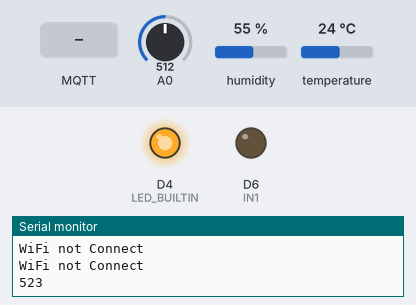
Bench run of a sketch on a simulated ESP8266 (NodeMCU). Shown: output pins drawn as LEDs (lit = HIGH, except the on-board LED, lit = LOW), the last lines printed to the serial monitor. The inputs (shaded band) are chosen by the test bench; at power-on: A0 = 512, humidity 55 %, temperature 24 °C. WiFi joins after 1.5 s; servers stay silent unless stated; no MQTT or app messages arrive unless stated.

Above: at 3.2 s.
3.3 s: MQTT message "1" arrives on the first subscribed topic
At 6.4 s:
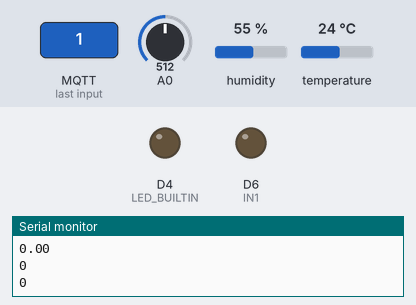
7.0 s: MQTT message "on" arrives on the first subscribed topic
9.6 s: MQTT message "off" arrives on the first subscribed topic
Timing chart, 0 to 12.6 s (numbered marks = the images above; inputs shaded):
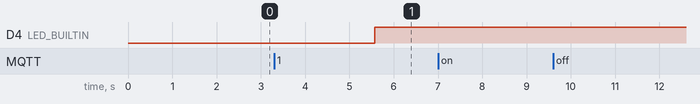

Measured:
- after the input at 3.3 s, D4 (LED_BUILTIN): LOW → HIGH after 2.3 s

The sketch:

zuizhong2.ino
```cpp
#include <ESP8266WiFi.h>
#include <PubSubClient.h>
#include <ArduinoJson.h>
#include <DHT.h>
#include <Servo.h>

#define sensor_Pin   0
#define DHTPIN D2
#define DHTTYPE DHT11
long s=0;  //时间
unsigned long lastMs = 0; //时间

float A0_data = 0;//esp8266 A0口的模拟数据
bool led_state = true;//led灯的状态
bool pow_state = false;

const int IN1 = D6; //定义电机引脚为D6

float h = 0.0;//湿度
float t = 0.0;//温度

DHT dht(DHTPIN,DHTTYPE);


// 连接WIFI和密码
#define WIFI_SSID         "lmxddad"
#define WIFI_PASSWD       "lzwlzw1108"

//设备的三元组信息 在阿里云设备--查看
#define PRODUCT_KEY       "gvo4EX9zxaa"
#define DEVICE_NAME       "humTemp"
#define DEVICE_SECRET     "de33b9483742a983cc66e5a6bf22cd0f"
#define REGION_ID         "cn-shanghai"

//不需要改
#define MQTT_SERVER       PRODUCT_KEY ".iot-as-mqtt." REGION_ID ".aliyuncs.com"
#define MQTT_PORT         1883
#define MQTT_USRNAME      DEVICE_NAME "&" PRODUCT_KEY

//密码和密钥
#define CLIENT_ID     "gvo4EX9zxaa.humTemp|securemode=2,signmethod=hmacsha256,timestamp=1697691849403|"
#define MQTT_PASSWD   "b5eee7fe6091e1aaba0c54fb881e35ae7cc68bb55d6d7dd394495bd447fa10a9"

//ESP8266发送数据格式(cjson格式)
#define ALINK_BODY_FORMAT         "{\"id\":\"ESP8266\",\"version\":\"1.0\",\"method\":\"thing.event.property.post\",\"params\":12%s}"
//ESP8266发送主题 "/sys/a1kCPZ9IyXn/test001/thing/event/property/post";
#define ALINK_TOPIC_PROP_POST     "/sys/" PRODUCT_KEY "/" DEVICE_NAME "/thing/event/property/post"
//ESP8266订阅接收主题 "/sys/a1kCPZ9IyXn/test001/thing/service/property/set";
#define ALINK_TOPIC_PROP_Set     "/sys/" PRODUCT_KEY "/" DEVICE_NAME "/thing/event/property/set"

//创建esp8266 wifi的客户端实例，做客户端连接某路由器
WiFiClient espClient;
//创建esp8266 mqtt的客户端实例，为物联网终端设备，连接阿里云IOT,订阅发布消息，实现物联。
PubSubClient  mqttClient(espClient);


//连接wifi
void wifiInit()
{
    WiFi.mode(WIFI_STA);
    WiFi.begin(WIFI_SSID, WIFI_PASSWD);
    while (WiFi.status() != WL_CONNECTED)
    {
        delay(1000);
        Serial.println("WiFi not Connect");
    }

    mqttClient.setBufferSize(1024); //设置buffer大小
    mqttClient.setKeepAlive(70);    //设置存活时间
    mqttClient.setSocketTimeout(90);    //设置socket超时时间
    mqttClient.setServer(MQTT_SERVER, MQTT_PORT);   //连接MQTT服务器
    mqttClient.setCallback(recvMsg);  // 设置回调函数
}

//mqtt连接
void mqttCheckConnect()
{
    while (!mqttClient.connected())
    {
        mqttClient.connect(CLIENT_ID, MQTT_USRNAME, MQTT_PASSWD);
    }

    if (mqttClient.subscribe(ALINK_TOPIC_PROP_Set)) {
      Serial.println("MQTT主题订阅成功");
    } else {
      Serial.println("MQTT主题订阅失败");
    }
}

void mqttIntervalPost()
{
    A0_data = analogRead(sensor_Pin);   //模拟数据读取（A0脚模拟输入的数据）

    char param[32];
    char jsonBuf[128];
    read_data();
    sprintf(param, "{\"Temp\":%f}",t);
    sprintf(jsonBuf, ALINK_BODY_FORMAT, param);
    Serial.println(jsonBuf);
    sprintf(param, "{\"Hum\":%f}",h);
    //这里\"**"\要选择对应的标识符，否则数据发不过去。
    sprintf(jsonBuf, ALINK_BODY_FORMAT, param);
    Serial.println(jsonBuf);
    boolean e = mqttClient.publish(ALINK_TOPIC_PROP_POST, jsonBuf);

    sprintf(param, "{\"LEDSwitch\":%d}",led_state);
    sprintf(jsonBuf, ALINK_BODY_FORMAT, param);
    Serial.println(jsonBuf);

     sprintf(param, "{\"PowerSwitch\":%d}",pow_state);
    sprintf(jsonBuf, ALINK_BODY_FORMAT, param);
    Serial.println(jsonBuf);


     boolean f = mqttClient.publish(ALINK_TOPIC_PROP_POST, jsonBuf);

}

//接收订阅主题所发送来的数据，并打印到串口
void recvMsg(char *topic, uint8_t *payload, size_t length) {
  Serial.println("topic: " + String(topic));
  Serial.println("payload: " + String((char *)payload).substring(0, length));
  Serial.println("length: " + String(length));

  /* 解析JSON */
  StaticJsonDocument<200> jsonBuffer2; //声明一个JsonDocument对象，长度200
  // 反序列化JSON
  DeserializationError error = deserializeJson(jsonBuffer2, String((char *)payload).substring(0, length));
  if (error)
  {
      Serial.print(F("deserializeJson() failed: "));
      Serial.println(error.f_str());
      return;
  }
  //提取出参数的数据
  const char* str = jsonBuffer2["id"];           // 读取字符串
  Serial.println(str);
  //读取温度参数
  double t_val = jsonBuffer2["params"]["Temp"];       // 读取嵌套对象
  Serial.println(t_val);
  double h_val = jsonBuffer2["params"]["Hum"];       // 读取嵌套对象
  Serial.println(h_val);

  //读取led灯命令
  int switch_led_val = jsonBuffer2["params"]["LEDSwitch"];  // 读取嵌套对象
  Serial.println(switch_led_val);
  if(switch_led_val == 0){
    digitalWrite(LED_BUILTIN, HIGH);
  }
  else if(switch_led_val == 1)
  {
    digitalWrite(LED_BUILTIN, LOW);
  }
  else{

  }


 //读取电机命令
  int km_val = jsonBuffer2["params"]["PowerSwitch"];  // 读取嵌套对象
  Serial.println(km_val);
  if(km_val == 0){
    digitalWrite(IN1,  LOW);
  }
  else if(km_val == 1)
  {
    digitalWrite(IN1,  HIGH);
  }


}

//采样任意传感器数据
void read_data()
{

   h=dht.readHumidity();
   t=dht.readTemperature();
   //读取数据程序.....
}

void setup()
{
    Serial.begin(9600);
    wifiInit();
    dht.begin();
    //led灯
    pinMode(LED_BUILTIN, OUTPUT);
    pinMode(IN1,OUTPUT);


}

void loop()
{
  s=millis();
  delay(500);
  read_data();
  Serial.println(millis()-s);

  if (millis() - lastMs >= 5000) //定时间隔
  {
      lastMs = millis();
      mqttCheckConnect();
      mqttIntervalPost();
  }
  mqttClient.loop();
  delay(2000);
}
```
